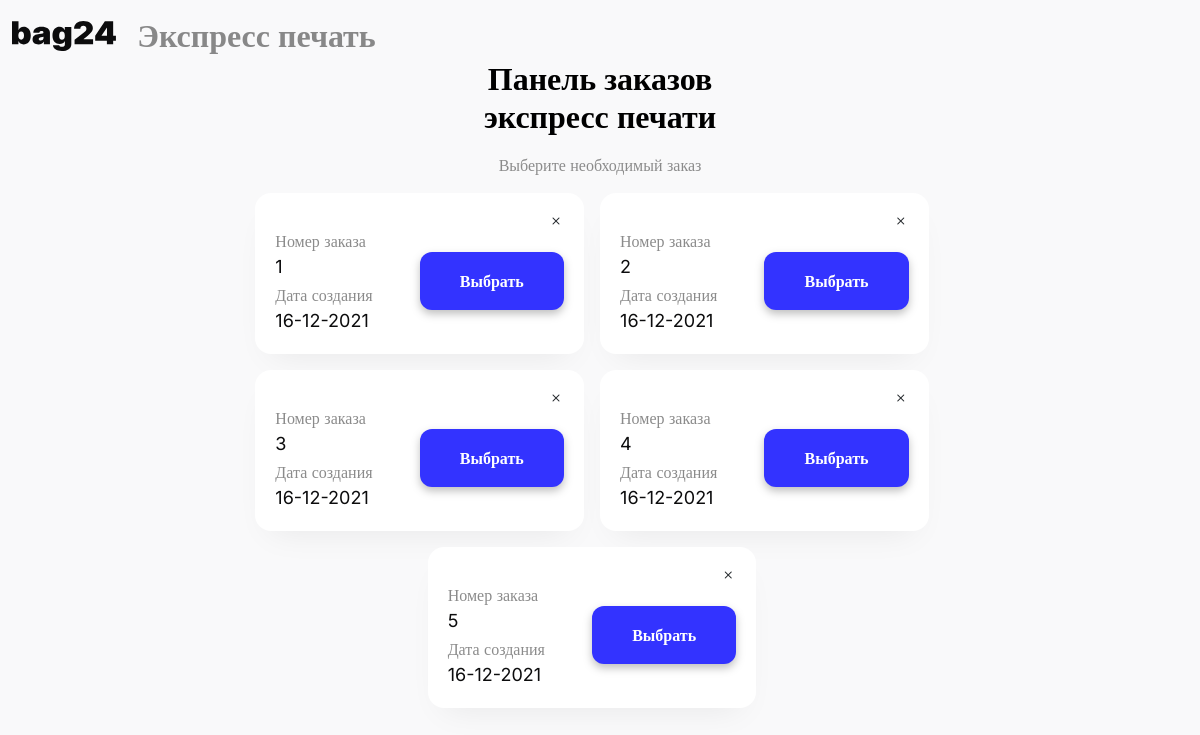
The app's page /operator/1, older data.
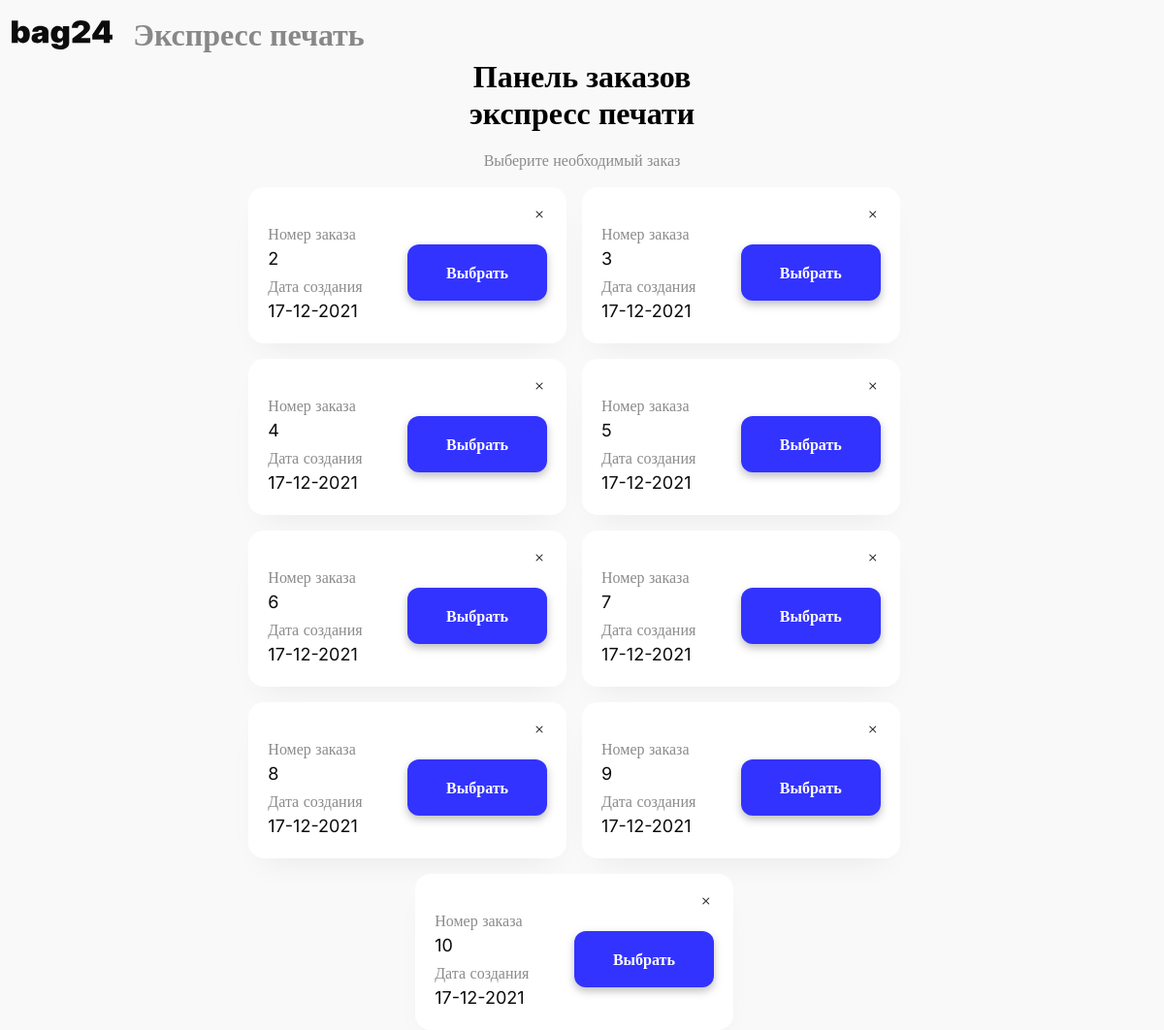
The same page, newer data.
### operator_part/models.py (models this page shows)
class Order(models.Model):
    date_create = models.DateField(verbose_name="Дата создания заказа")
    date_print = models.DateField(verbose_name="Дата печати", blank=True, null=True)
    number = models.CharField(max_length=255, verbose_name="Номер заказа")
    code = models.IntegerField(verbose_name="Код")
    pos = models.ForeignKey(POS, on_delete=models.CASCADE, verbose_name='Точка в которой заказали печать')
    price_per_list = models.DecimalField(decimal_places=2,max_digits=5, verbose_name="Цена за лист")
    list_count = models.IntegerField(verbose_name="Общее количество страниц", null=True, blank=True)
    amount = models.DecimalField(decimal_places=2,max_digits=9, verbose_name="Сумма заказа", null=True, blank=True)
    documents = models.ManyToManyField('Doc', related_name='order')
    def __str__(self):
        return f"Заказ в {self.date_create} в точке {self.pos}"
    class Meta:
        verbose_name = 'Заказ'
        verbose_name_plural = 'Заказы'

### operator_part/views.py (the view)
# urls.py: path("<int:pk>", operatorForm, name='operator'),
def operatorForm(request, pk):
    pos = POS.objects.get(id=pk)
    orders = Order.objects.filter(pos=pos, date_print=None)
    print(orders)
    return render(request, 'operator_form.html', {'orders': orders, 'pos':pos})

### operator_part/models.py (called while the page is built)
    def __str__(self):
        return self.name

### templates/operator_form.html (shortened to what this page needs)
{% extends 'index.html' %}
{% load static %}
{% block content %}
    <nav class="nav operator">
        <div class="nav-left">
            <a class="" href="#"><img src="{% static 'images/header.svg' %}" style="width: 104px;"></a>
            <div class="nav-title" id="" href="#" style="margin-left: 5%">Экспресс печать</div>
        </div>
    </nav>
    <div id="in-storage">
        <div align="center">
            <h2 class="middle" style="color: black;margin-bottom: 1rem;">Панель заказов<br>
                экспресс печати</h2>
            <label id="subtext" class="semi f-16 grey">{% if orders %}
                Выберите необходимый заказ {% else %} Новых заказов нет
            {% endif %} </label>
        </div>
        <div class="main-my-item">
            {% for order in orders %}
                <div class="div-my-item">
                    <div style="display: flex;justify-content: flex-end" data-value="{{ order.id }}" class="close-order bi bi-x"></div>
                    <div class="row">
                        <div class="col">
                            <div class="row">
                                <label class="semi f-16 grey">Номер заказа</label>
                                <label class="semi f-18 black">{{ order.number }}</label>
                            </div>
                            <div class="row" style="margin-top: 2%">
                                <label class="semi f-16 grey">Дата создания</label>
                                <label class="semi f-18 black">{{ order.date_create|date:"d-m-Y" }}</label>
                            </div>
                        </div>
                        <div class="col" style="display: flex; align-items: center">
                            <button class="btn btn-next bold" data-value="{{ order.code }}"
                                    data-date="{{ order.date_create|date:"d-m-Y" }}" data-index="{{ order.number }}"
                                    data-toggle="modal" data-backdrop="static"
                                    data-target="#exampleModalRight2">Выбрать
                            </button>
                        </div>
                    </div>
                </div>
            {% endfor %}
        </div>
    </div>
{% endblock %}

Row changes from the older to the newer data that the page shows:
removed Order: {{ order.id }} 12 (drawn), number "1", date_create "16-12-2021"
removed Order: {{ order.id }} 13 (drawn), number "2", date_create "16-12-2021"
removed Order: {{ order.id }} 14 (drawn), number "3", date_create "16-12-2021"
removed Order: {{ order.id }} 15 (drawn), number "4", date_create "16-12-2021"
removed Order: {{ order.id }} 16 (drawn), number "5", date_create "16-12-2021"
added Order: {{ order.id }} 42 (drawn), number "2", date_create "17-12-2021"
added Order: {{ order.id }} 43 (drawn), number "3", date_create "17-12-2021"
added Order: {{ order.id }} 44 (drawn), number "4", date_create "17-12-2021"
added Order: {{ order.id }} 45 (drawn), number "5", date_create "17-12-2021"
added Order: {{ order.id }} 46 (drawn), number "6", date_create "17-12-2021"
added Order: {{ order.id }} 47 (drawn), number "7", date_create "17-12-2021"
added Order: {{ order.id }} 48 (drawn), number "8", date_create "17-12-2021"
added Order: {{ order.id }} 49 (drawn), number "9", date_create "17-12-2021"
added Order: {{ order.id }} 50 (drawn), number "10", date_create "17-12-2021"
